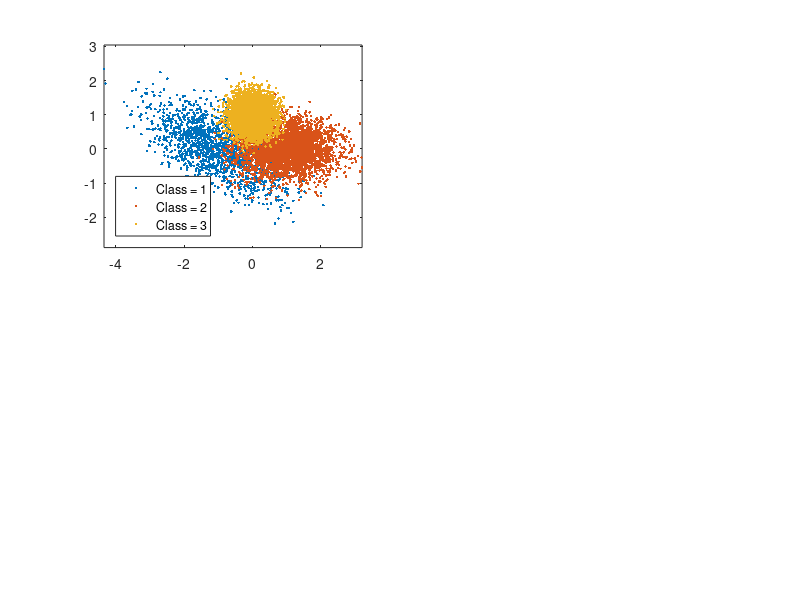

This chart was generated by the following MATLAB code: (Note: this script raises an error after producing the figure.)
m(:,1) = [-1;0]; Sigma(:,:,1) = 0.1*[10 -4;-4,5]; % mean and covariance of data pdf conditioned on label 3
m(:,2) = [1;0]; Sigma(:,:,2) = 0.1*[5 0;0,2]; % mean and covariance of data pdf conditioned on label 2
m(:,3) = [0;1]; Sigma(:,:,3) = 0.1*eye(2); % mean and covariance of data pdf conditioned on label 1
classPriors = [0.15,0.35,0.5]; thr = [0,cumsum(classPriors)];
N = 10000; u = rand(1,N); L = zeros(2,N); x = zeros(2,N);
figure(1),clf, colorList = 'rbg';
for l = 1:3
    indices = find(thr(l)<=u & u<thr(l+1)); % if u happens to be precisely 1, that sample will get omitted - needs to be fixed
    length(indices)
    L(1,indices) = l*ones(1,length(indices));
    x(:,indices) = mvnrnd(m(:,l),Sigma(:,:,l),length(indices))';
    figure(1), subplot(2,2,1),plot(x(1,indices),x(2,indices),'.','MarkerFaceColor',colorList(l)); axis equal, hold on,
end
legend('Class = 1','Class = 2','Class = 3','Location','SouthWest');
L=Classifier1_1(x, m, Sigma, N, classPriors, L);

indMAP1 = find(L(1,:)==1);
indMAP2 = find(L(1,:)==2);
indMAP3 = find(L(1,:)==3);

ConfusionMatrix = zeros(3,3);
for l = 1:3
    ConfusionMatrix(l,1) = length(find(L(2,indMAP1) == l));
    ConfusionMatrix(l,2) = length(find(L(2,indMAP2) == l));
    ConfusionMatrix(l,3) = length(find(L(2,indMAP3) == l));
end
indMAP11 = find(L(2,indMAP1) == 1);
indMAP12 = find(L(2,indMAP1) == 2);
indMAP13 = find(L(2,indMAP1) == 3);
indMAP21 = find(L(2,indMAP2) == 1);
indMAP22 = find(L(2,indMAP2) == 2);
indMAP23 = find(L(2,indMAP2) == 3);
indMAP31 = find(L(2,indMAP3) == 1);
indMAP32 = find(L(2,indMAP3) == 2);
indMAP33 = find(L(2,indMAP3) == 3);

ConfusionMatrix
error = length(indMAP12)+length(indMAP13)+length(indMAP21)+length(indMAP23)+length(indMAP31)+length(indMAP32)
pe = error/N

subplot(2,2,2),
plot(x(1,[indMAP11,indMAP22,indMAP33]),x(2,[indMAP11,indMAP22,indMAP33]),'.g'); axis equal, hold on,
plot(x(1,indMAP12),x(2,indMAP12),'+m'); axis equal, hold on,
plot(x(1,indMAP13),x(2,indMAP13),'ob'); axis equal;
legend('All Data','Decision Class = 2','Decision Class = 3','Location','SouthWest');
title('True Class 1');
subplot(2,2,3),
plot(x(1,[indMAP11,indMAP22,indMAP33]),x(2,[indMAP11,indMAP22,indMAP33]),'.g'); axis equal, hold on,
plot(x(1,indMAP21),x(2,indMAP21),'+m'); axis equal, hold on,
plot(x(1,indMAP23),x(2,indMAP23),'ob'); axis equal;
legend('All Data','Decision Class = 1','Decision Class = 3','Location','SouthWest');
title('True Class 2');
subplot(2,2,4),
plot(x(1,[indMAP11,indMAP22,indMAP33]),x(2,[indMAP11,indMAP22,indMAP33]),'.g'); axis equal, hold on,
plot(x(1,indMAP31),x(2,indMAP31),'+m'); axis equal, hold on,
plot(x(1,indMAP32),x(2,indMAP32),'ob'); axis equal;
legend('All Data','Decision Class = 1','Decision Class = 2','Location','SouthWest');
title('True Class 3');

